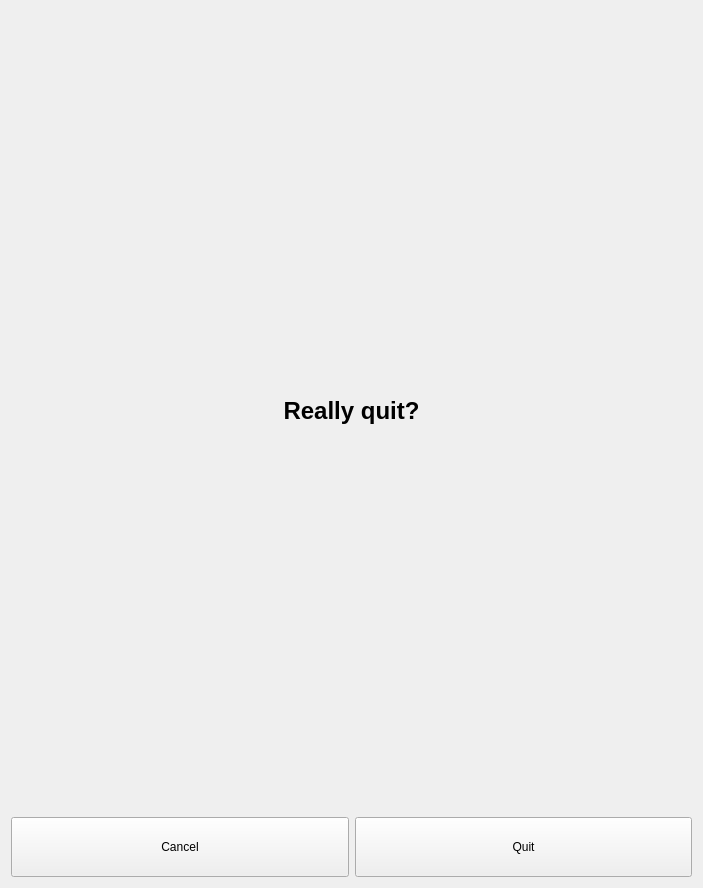
<?xml version="1.0" encoding="UTF-8"?>
<ui version="4.0">
 <class>Quitting</class>
 <widget class="QWidget" name="Quitting">
  <property name="geometry">
   <rect>
    <x>0</x>
    <y>0</y>
    <width>703</width>
    <height>888</height>
   </rect>
  </property>
  <property name="windowTitle">
   <string>Form</string>
  </property>
  <layout class="QVBoxLayout" name="verticalLayout">
   <item>
    <widget class="QLabel" name="label_2">
     <property name="sizePolicy">
      <sizepolicy hsizetype="Preferred" vsizetype="Expanding">
       <horstretch>0</horstretch>
       <verstretch>0</verstretch>
      </sizepolicy>
     </property>
     <property name="font">
      <font>
       <pointsize>18</pointsize>
       <bold>true</bold>
      </font>
     </property>
     <property name="text">
      <string>Really quit?</string>
     </property>
     <property name="alignment">
      <set>Qt::AlignmentFlag::AlignCenter</set>
     </property>
    </widget>
   </item>
   <item>
    <layout class="QHBoxLayout" name="horizontalLayout">
     <item>
      <widget class="QPushButton" name="pushButtonCancelQuit">
       <property name="minimumSize">
        <size>
         <width>0</width>
         <height>60</height>
        </size>
       </property>
       <property name="text">
        <string>Cancel</string>
       </property>
      </widget>
     </item>
     <item>
      <widget class="QPushButton" name="pushButtonQuit">
       <property name="minimumSize">
        <size>
         <width>0</width>
         <height>60</height>
        </size>
       </property>
       <property name="text">
        <string>Quit</string>
       </property>
      </widget>
     </item>
    </layout>
   </item>
  </layout>
 </widget>
 <resources/>
 <connections>
  <connection>
   <sender>pushButtonCancelQuit</sender>
   <signal>clicked()</signal>
   <receiver>Quitting</receiver>
   <slot>cancel()</slot>
   <hints>
    <hint type="sourcelabel">
     <x>179</x>
     <y>847</y>
    </hint>
    <hint type="destinationlabel">
     <x>351</x>
     <y>443</y>
    </hint>
   </hints>
  </connection>
  <connection>
   <sender>pushButtonQuit</sender>
   <signal>clicked()</signal>
   <receiver>Quitting</receiver>
   <slot>doQuit()</slot>
   <hints>
    <hint type="sourcelabel">
     <x>523</x>
     <y>847</y>
    </hint>
    <hint type="destinationlabel">
     <x>351</x>
     <y>443</y>
    </hint>
   </hints>
  </connection>
 </connections>
 <slots>
  <slot>cancel()</slot>
  <slot>doQuit()</slot>
 </slots>
</ui>
